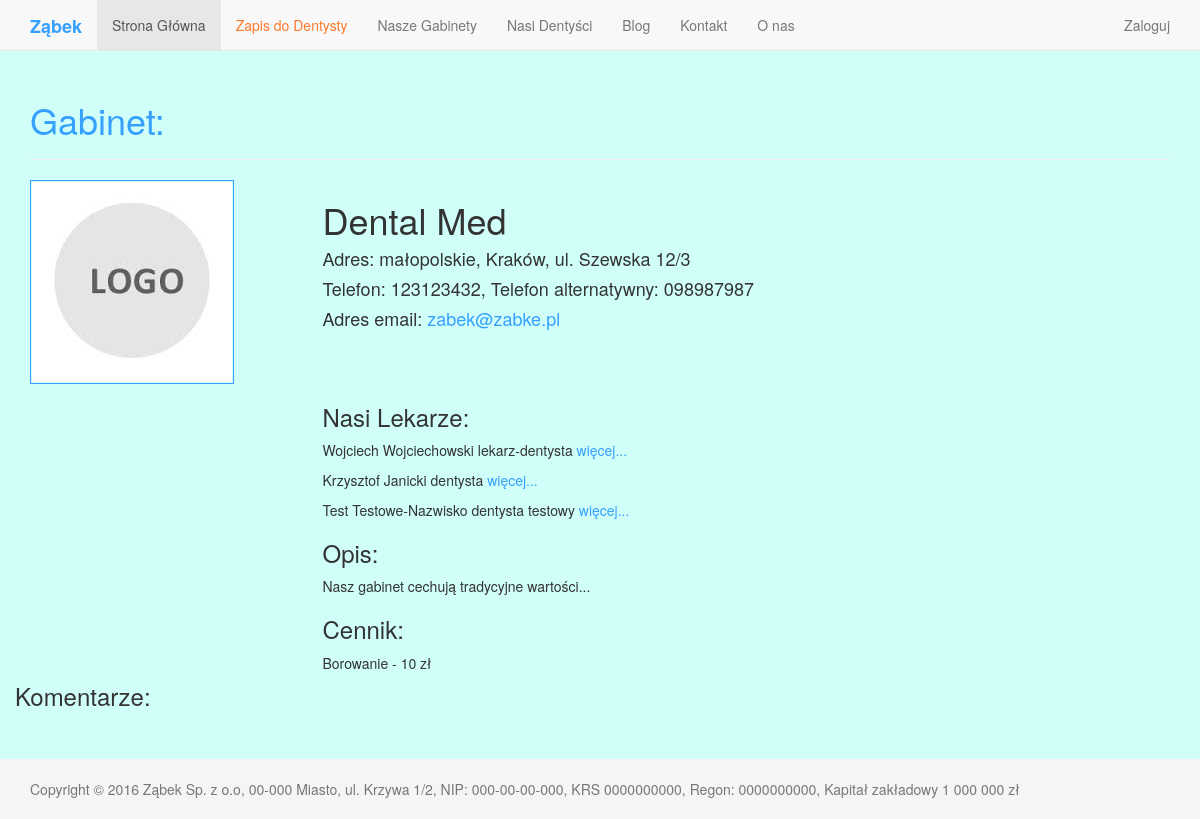
The app's page /office/dental-med-kr-00001/ with its own data.
### main_page/models.py (models this page shows, shortened)
class Contact(Address):
	phone_regex = RegexValidator(regex=r'^\+?1?\d{9,15}$', message="Phone number must be entered in the format: '+999999999'. Up to 15 digits allowed.")
	phone_number = models.CharField(validators=[phone_regex], blank=True, max_length=15, help_text="Numer telefonu")
	phone_number_alt = models.CharField(validators=[phone_regex], blank=True, max_length=15, help_text="Alternatywny numer telefonu")
	email = models.EmailField(null=True, help_text="Adres email")
	skype = models.CharField(max_length=50, null=True, blank=True)
	class Meta:
		abstract = True

class Office(Contact):
	user = models.OneToOneField(User, blank=True, null=True)
	name = models.CharField(max_length=150)
	office_id = models.CharField(max_length=10, unique=True, null=False, blank=False, help_text="Indywidualna nazwa kodowa gabinetu")
	text = MarkdownField(null=True, help_text="Informacje o gabiencie")
	price_list = MarkdownField(null=True, help_text="Cennik")
	slug = models.SlugField(max_length=100, unique=True, blank=True, null=True)
	dentists = models.ManyToManyField(Dentist, blank=True)
	class Meta:
		verbose_name = "Office"
		verbose_name_plural = 'Offices'

class Dentist(models.Model):
	professional_title = models.CharField(max_length=50, help_text="Tytuł zawodowy dentysty")
	name = models.CharField(max_length=100, help_text="Imię")
	surname = models.CharField(max_length=100, help_text="Nazwisko")
	biography = MarkdownField(null=True, help_text="Biografia")
	profile_image = models.ImageField(upload_to=get_image_path, blank=True, null=True, help_text="Zdjęcie")
	pwz_number = models.CharField(max_length=87, null=True, help_text="7-cyfrowy numer prawa wykonywania zawodu (PWZ)",
		 validators=[MaxLengthValidator(7), MinLengthValidator(7)])
	specialties = models.CharField(max_length=50, null=True, help_text="Specjalizacja")
	slug = models.SlugField(max_length=40, unique=True, blank=True, null=True, help_text="Nazwa linku w postaci - nazwisko-imie-pwz - male litery, bez polskich znaków")
	def get_absolute_url(self):
		return "/dentist/{0}/".format(self.slug)
	class Meta:
		verbose_name = "Dentist"
		verbose_name_plural = 'Dentists'

### main_page/views.py (the view)
# urls.py: url(r'^office/(?P<slug>[a-zA-Z0-9-]+)/?', views.OfficeDetailView.as_view(), name='office'),
class OfficeDetailView(generic.DetailView):
	model = models.Office
	template_name='office/office_detail.html'

### main_page/models.py (called while the page is built)
	def province_verbose(self):
		return dict(Address.PROVINCE)[self.province]

### main_page/templates/office/office_detail.html (shortened to what this page needs)
{% extends "base.html" %}
    {% load django_markdown %}
    {% load  static %}
    {% block header %}
        <h1>Gabinet:</h1>
    {% endblock %}
    {% block content %}
    <section class="" id="office_header">
        <div class="row">
            <div class="col-md-3">
            <a class="avatar">
                <img src="{% static 'img/logo-default.jpg' %}">
            </a>
            </div>
            <div class="col-md-9">
                <h1>{{ object.name }}</h1>
                <h4>Adres:  {{ office.province_verbose }}, {{ office.city }}, ul. {{ office.street}} {{ office.number }}<h4>
                <h4>Telefon: {{ office.phone_number }}, Telefon alternatywny: {{ office.phone_number_alt }}</h4>
                <h4>Adres email: <a href="mailto:{{ office.email }}">{{ office.email }}</a></h4>
            </div>
        </div>
    </section>
    <section class="" id="office_body">
        <div class="row">
            <div class="col-md-3"></div>
            <div class="col-md-9">
                <div class="dentists">
                    <h3>Nasi Lekarze:</h3>
                        {% for dentist in office.dentists.all %}
                            <p>{{dentist.name}} {{dentist.surname}} {{dentist.professional_title}} <a href="{{dentist.get_absolute_url}}">więcej...</a></p>
                        {% endfor %}
                </div>
                <div class="specialties">
                    <h3>Opis:</h5>
                    <p>{{ office.text }}<p>
                </div>
                <div class="biography">
                    <h3>Cennik:</h5>
                    <p>{{ office.price_list }}<p></div>
            </div>
                    <h3>Komentarze:</h3>
        </div>
    </section>
    {% endblock %}

### main_page/static/css/main.css (style rules this page uses)
body { background-color: #d0fffa; }
html { position: relative; min-height: 100%; }
body { margin-bottom: 60px; }
#more_info, a { color: #36A0FF; }
img { padding:1px; border:1px solid #36A0FF; }

### records on screen
Office: name "Dental Med", province_verbose "małopolskie", city "Kraków", street "Szewska", number "12/3", phone_number "123123432", phone_number_alt "098987987", email "zabek@zabke.pl", text "Nasz gabinet cechują tradycyjne wartości...", price_list "Borowanie - 10 zł"
Dentist: name "Wojciech", surname "Wojciechowski", professional_title "lekarz-dentysta"
Dentist: name "Krzysztof", surname "Janicki", professional_title "dentysta"
Dentist: name "Test", surname "Testowe-Nazwisko", professional_title "dentysta testowy"
